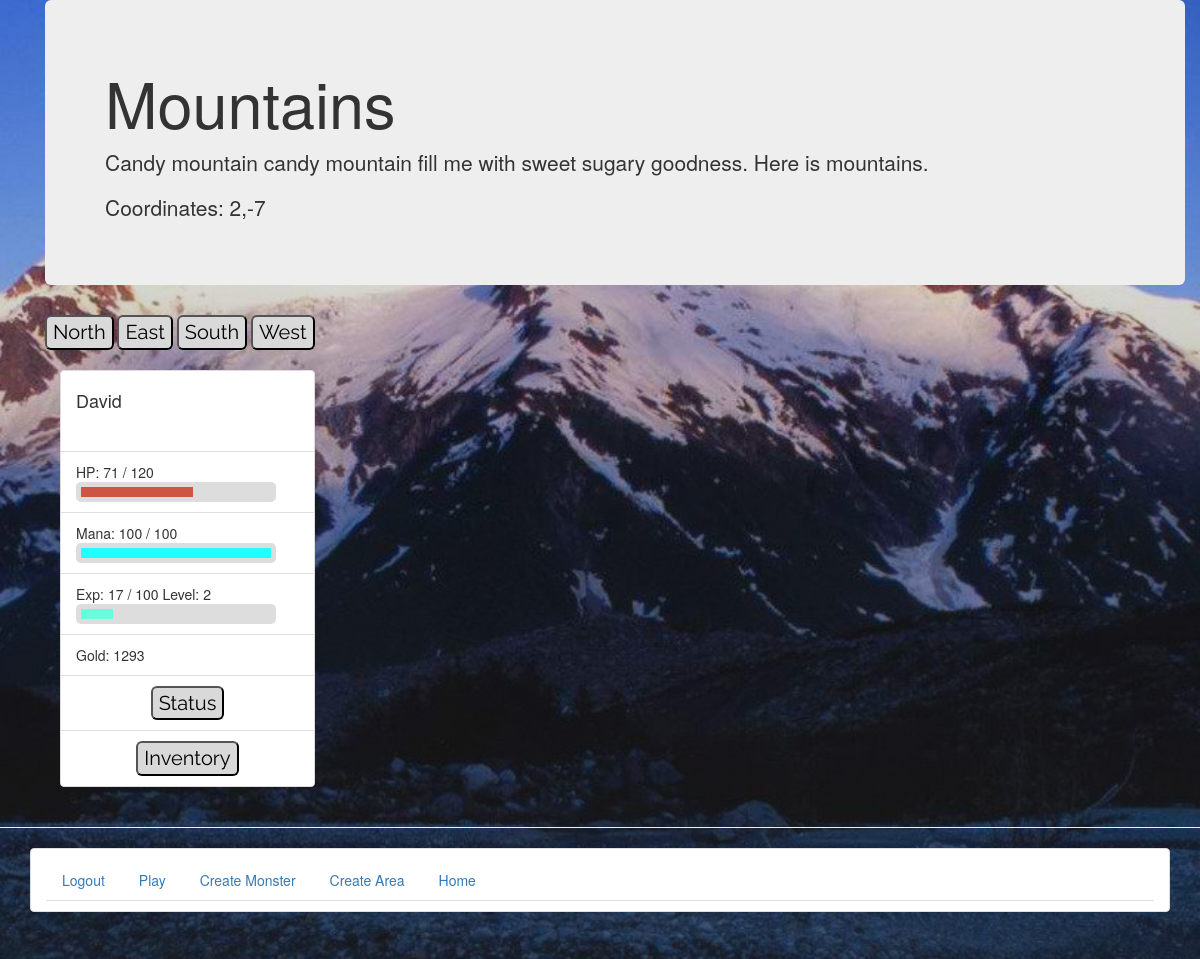
The app's page /rpg/game/ (signed in) with its own data.
### rpg/models.py (models this page shows, shortened)
class Area(models.Model):
     areaID = models.AutoField(primary_key=True)
     name = models.CharField(max_length=128)
     picture = models.ImageField(upload_to='area_images', blank=True)
     rarity = models.IntegerField(
        default=1,
        validators=[
            MaxValueValidator(10),
            MinValueValidator(1)
        ]
     )
     backstory = models.CharField(max_length=128)

class UserProfile(models.Model):
    user = models.OneToOneField(User)
    picture = models.ImageField(upload_to='profile_images', blank=True)
    level = models.IntegerField(default=1, blank=False)
    weapon = models.ForeignKey(Weapon, related_name="wielder+", null=True)
    armor  = models.ForeignKey(Armor, related_name="wearer+", null=True)
    maxHP = models.IntegerField(default=100, blank=False)
    currentHP = models.IntegerField(default=100, blank=False)
    maxMana = models.IntegerField(default=100, blank=False)
    currentMana = models.IntegerField(default=100, blank=False)
    strength = models.IntegerField(default=10, blank=False)
    skillpoints = models.IntegerField(default=0, blank=False)
    dexterity = models.IntegerField(default=10, blank=False)
    intelligence = models.IntegerField(default=10, blank=False)
    experience = models.IntegerField(default=0, blank=False)
    coordX = models.IntegerField(default=0, blank=False)
    coordY = models.IntegerField(default=0, blank=False)
    gold = models.IntegerField(default=0, blank=False)
    inBattle = models.BooleanField(default=False, blank=False)
    battle = models.ForeignKey(Battle, blank=True, null=True)
    inventory = models.ManyToManyField(Item, blank=True, null=True)
    areaID = models.ForeignKey(Area, blank=True, null=True)
    def __unicode__(self):
        return self.user.username

### rpg/views.py (the view, shortened to what this page needs)
def game(request):
    try:
        u = request.user.userprofile
    except exceptions.ObjectDoesNotExist:
        return HttpResponseRedirect('/rpg/register')
    if u.inBattle:
        return battle(request)
    try:
        a = u.areaID
        if a is not None:
            area = a
        else:
            area = randomNum.whichArea(u)
    except exceptions.ObjectDoesNotExist:
        area = randomNum.whichArea(u)
    u.areaID = area
    u.save()
    l = Location.objects.filter(areaID=area.areaID)
    if l.count() > 0:
        loc = Location.objects.get(areaID=area.areaID)
        if loc.town:
            return town(request)
    hp = u.currentHP*100 / u.maxHP
    mana = u.currentMana*100 / u.maxMana
    exp = u.experience
    contextDict = { 'char' : u,'area' : area, 'hp' : hp, 'mana' : mana, 'exp' : exp}
    return render(request, 'rpg/game.html', contextDict)

### templates/rpg/game.html (shortened to what this page needs)
{% extends 'rpg/gamebase.html' %}
{% block body_block %}
 {% if user.is_authenticated %}
<div class="container">
  <div class="jumbotron">
    <h1>{{ area.name }}</h1>
    <p>{{ area.backstory }}</p>
    <p> Coordinates: {{char.coordX}},{{char.coordY}} </p>
  </div>
</div>
<div class = "container">
        <form action="" method="post">
<input type="submit" name="n" value="North" />
<input type="submit" name="e" value="East" />
<input type="submit" name="s" value="South" />
<input type="submit" name="w" value="West" />
</form>
</div
{% else %}
	<div class = "container">
	<h1> Please log in to play randaquest </h1>
	</div>
{% endif %}
{% endblock %}

### templates/rpg/gamebase.html (shortened to what this page needs)
<!DOCTYPE html>
{% load staticfiles %}
<html>
    <head>
    		<link rel="stylesheet" href="http://maxcdn.bootstrapcdn.com/bootstrap/3.2.0/css/bootstrap.min.css" type="text/css"/>
		<link href={{ MEDIA_URL }}css/buttons.css rel='stylesheet' type='text/css'>
    </head>
    <body>
        <div class="container">
            {% block body_block %}{% endblock %}
        </div>
<div class="container">
<div class="col-md-3">
<ul class="list-group">
  <li class="list-group-item"><h4>{{ char }}</h4></br>{% if char.picture %}<img src={{ MEDIA_URL }}{{ char.picture }} alt={{ char }} width=100; height=100;>{% endif %}</li>
  <li class="list-group-item">HP: {{ char.currentHP }} / {{ char.maxHP }}<div class="bar" data-total={{ char.maxHP }} data-value={{ char.currentHP }}>
<div class="health-bar">
 </div></li>
  <li class="list-group-item">Mana: {{ char.currentMana }} / {{ char.maxMana }}<div class="bar" data-total={{ char.maxMana }} data-value={{ char.currentMana }}>
<div class="mana-bar">
</div></li>
  <li class="list-group-item">Exp: {{ char.experience }} / 100  Level: {{ char.level }}<div class="bar" data-total={{ char.experience }} data-value="100">
<div class="exp-bar">
  </div></li>
<li class="list-group-item">Gold: {{char.gold}}</li>
<li class="list-group-item"><form action="{% url 'status' %}" method="post" align="center">
<input type="submit" name="status" value="Status" />
</form></li>
<li class="list-group-item"><form action="{% url 'inventory' %}" method="post" align="center">
<input type="submit" name="inventory" value="Inventory" />
</form></li>
</div>
</div>
</div>
        <hr />
        <div class="container">
<ul class="list-group">
<li class="list-group-item">
        <ul class="nav nav-tabs" role="tablist">
    {% if user.is_authenticated %}
        <li><a href="{% url 'logout' %}">Logout</a></li>
	<li><a href="{% url 'game' %}">Play</a></li>
	<li><a href="{% url 'create_monster' %}">Create Monster</a></li>
        <li><a href="{% url 'create_area' %}">Create Area</a></li>
    {% else %}
        <li><a href="{% url 'register' %}">Register Here</a></li>
        <li><a href="{% url 'login' %}">Login</a></li>
    {% endif %}
    <li><a href="{% url 'index' %}">Home</a></li>
	</ul>
</li>
</ul>
	</div>
    </body>
</html>

### media/css/buttons.css (style rules this page uses)
input[type="submit"] { background-color:#D9D9D9; -moz-border-radius: 5px; -webkit-border-radius: 5px; border-radius:6px; color: black; font-family: 'Raleway', sans-serif; font-size: 20px; }

### records on screen
Area: name "Mountains", backstory "Candy mountain candy mountain fill me with sweet sugary goodness. Here is mountains."
UserProfile: coordX "2", coordY "-7", user.username "David", currentHP "71", maxHP "120", currentMana "100", maxMana "100", experience "17", level "2", gold "1293"
